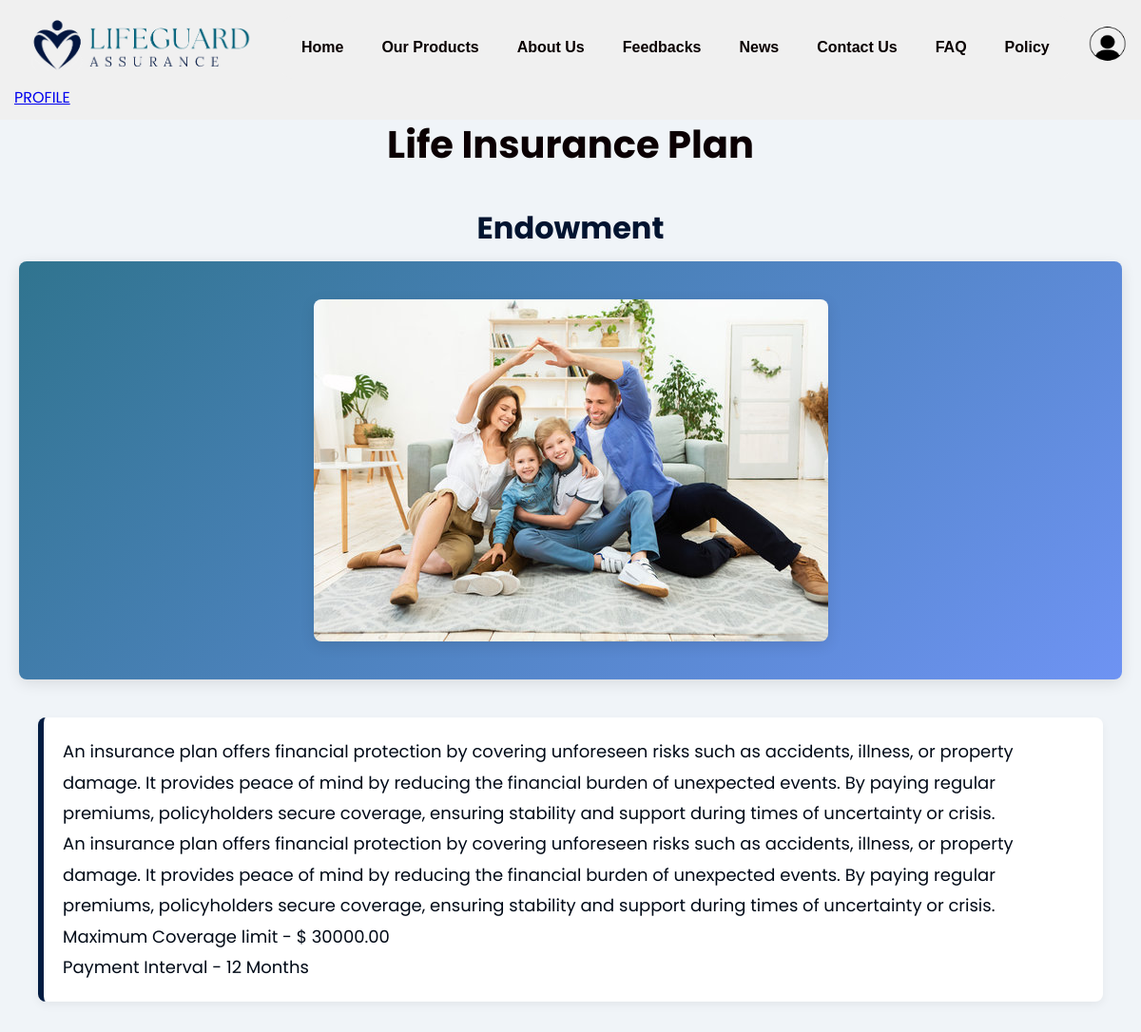
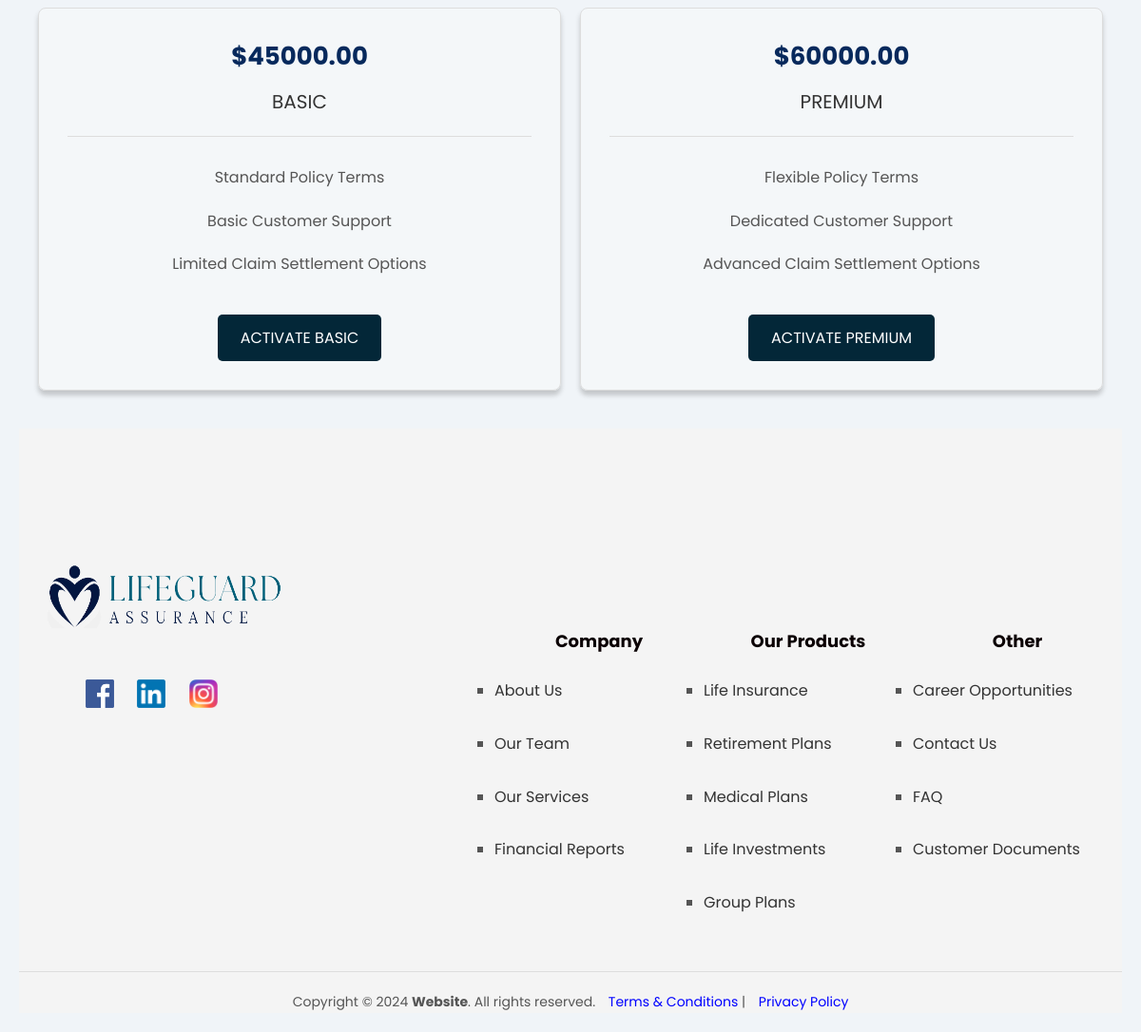
/package_details.php?package_id=28, run on the app's committed database (2 pictures, top to bottom).
### tables this page shows
CREATE TABLE `insurance_packages` (
  `package_id` int(11) NOT NULL,
  `package_name` varchar(255) NOT NULL,
  `package_type` varchar(100) NOT NULL,
  `package_description` text DEFAULT NULL,
  `max_coverage_limit` decimal(15,2) DEFAULT NULL,
  `payment_interval` varchar(50) DEFAULT NULL,
  `premium_amount` decimal(10,2) DEFAULT NULL,
  `regulation` text DEFAULT NULL,
  `basic_amount` decimal(15,2) DEFAULT NULL
);

### Package_details.php (the view, shortened to what this page needs)
<?php
include('header.php');
?>
<!DOCTYPE html>
<html>
    <head>
        <link rel="stylesheet" href="style/Package_details.css">
    </head>
    <?php
            include "config.php";
            $package_id = $_GET['package_id'];
            $SQL = "SELECT *FROM insurance_packages where package_id = $package_id";
            $result = $conn->query($SQL);
            if ($result->num_rows > 0) {
                $row = $result->fetch_assoc();
                $package_type = $row["package_type"];
                $package_name = $row["package_name"];
                $package_description = $row["package_description"];
                $regulation = $row["regulation"];
                $max_coverage_limit = $row["max_coverage_limit"];
                $payment_interval = $row["payment_interval"];
                $premium_amount = $row["premium_amount"];
                $basic_amount = $row["basic_amount"];
            }
    ?>
    <body>
        <div>
            <h3><?php echo $package_type?></h3>
            <h2><b><?php echo $package_name?></b></h2>
        </div>
        <div class="image-container">
            <img src="images/life insurance plan.jpg" alt="life insurance" class="img">
        </div>
        <section class="paragraph">
            <div>
                <p class="para">
                    <?php echo $package_description ?>
                </p>
                <p class="para">
                    <?php echo $regulation ?>
                </p>
                <p class="para">
                    Maximum Coverage limit - $
                    <?php echo $max_coverage_limit ?>
                    <br>
                    Payment Interval -
                    <?php echo $payment_interval ?>
                     Months
                </p>
            </div>
        </section>
        <section class="pricing-section">
            <div class="grid-container">
                <div class="grid-item-1">
                    <div class="grid-content">
                        <h4> $<?php echo $basic_amount; ?></h4>
                        <p>BASIC</p>
                        <hr>
                        <ul>
                            <li>Standard Policy Terms</li>
                            <li>Basic Customer Support</li>
                            <li>Limited Claim Settlement Options</li>
                        </ul>
                        <form action="Package_Activation.php" method="GET">
                            <button type="submit" class="activate-btn">ACTIVATE BASIC</button>
                        </form>
                    </div>
                </div>
                <div class="grid-item-2">
                    <div class="grid-content">
                        <h4> $<?php echo $premium_amount; ?></h4>
                        <p>PREMIUM</p>
                        <hr>
                        <ul>
                            <li>Flexible Policy Terms</li>
                            <li>Dedicated Customer Support</li>
                            <li>Advanced Claim Settlement Options</li>
                        </ul>
                        <form action="Package_Activation.php" method="GET">
                            <button type="submit" class="activate-btn" name="submit" value = "submit">ACTIVATE PREMIUM</button>
                        </form>
                    </div>
                </div>
            </div>
        </section>
    </body>
</html>
<?php
include('footer.php');
?>

### style/headerfooter.css (style rules this page uses)
* { margin: 0; padding: 0; box-sizing: border-box; font-family:'poppins'; }

### style/Package_details.css (style rules this page uses)
body { font-family: 'Arial', sans-serif; line-height: 1.6; color: #333; margin: 20px; background-color: #f0f4f8; }
h2 { padding-top: 20px; margin:10px; text-align: center; color: #021430; }
h3 { padding-top: 100px; margin:10px; text-align: center; color: #0b0003; }
h3 { font-size: 40px; font-weight: bold; }
h2 { font-size: 32px; font-weight: lighter; }
.img { width: auto; max-width: 80%; height: auto; margin: 20px auto; border-radius: 8px; box-shadow: 0px 4px 15px rgba(0, 0, 0, 0.1); display: block; }
.image-container { display: flex; justify-content: center; align-items: center; height: auto; background: linear-gradient(135deg, #30748f, #6e93f3); padding: 20px; border-radius: 8px; box-shadow: 0px 4px 15px rgba(0, 0, 0, 0.1); }
.paragraph { margin: 40px 20px; font-size: 18px; color: #010a17; line-height: 1.8; background-color: white; padding: 20px; border-radius: 8px; box-shadow: 0px 4px 10px rgba(0, 0, 0, 0.05); border-left: 6px solid #031c42; }
.grid-container { display: grid; grid-template-columns: repeat(2, 1fr); gap: 20px; margin: 40px auto; padding: 0 20px; }
.grid-item-1, .grid-item-2 { background-color: rgba(245, 248, 250, 0.862); border: 1px solid #ddd; padding: 30px; border-radius: 8px; text-align: center; box-shadow: 0px 5px 5px rgba(48, 48, 48, 0.231); transition: background-color 0.3s ease-in-out, box-shadow 0.3s ease-in-out; }
h4 { font-size: 26px; color: #07295c; margin-bottom: 10px; }
.grid-item-1 p, .grid-item-2 p { font-size: 20px; color: #333; margin-bottom: 20px; }
hr { border: 0; border-top: 1px solid #ddd; margin: 20px 0; }
ul { list-style-type: none; padding-left: 0; margin-bottom: 30px; }
ul li { font-size: 16px; padding: 10px 0; color: #555; }
button { padding: 12px 24px; background-color: #032738; color: white; border: none; border-radius: 5px; font-size: 16px; cursor: pointer; transition: background-color 0.3s ease-in-out; }

### data on the page
insurance_packages: package_type "Life Insurance Plan", package_name "Endowment", package_description "An insurance plan offers financial protection by covering unforeseen risks such as accidents, illness, or property damage. It provides peace of mind by reducing the financial burden of unexpected events. By paying regular premiums, policyholders secure coverage, ensuring stability and support during times of uncertainty or crisis.", regulation "An insurance plan offers financial protection by covering unforeseen risks such as accidents, illness, or property damage. It provides peace of mind by reducing the financial burden of unexpected events. By paying regular premiums, policyholders secure coverage, ensuring stability and support during times of uncertainty or crisis.", max_coverage_limit "30000.00", payment_interval "12", basic_amount "45000.00", premium_amount "60000.00"
